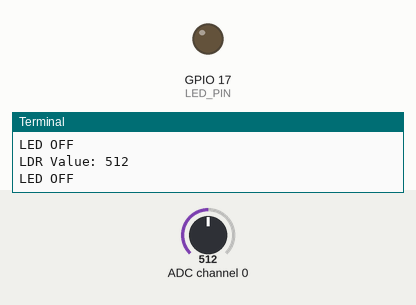
A program run on a simulated Raspberry Pi (BCM pin numbers). On the bench: output pins drawn as LEDs (lit = HIGH), the last lines printed to the terminal. The test bench sets the inputs (shaded band); at power-on: ADC channel 0 = 512 (analog values on the 0–1023 scale).

Above: at 1.2 s.
1.3 s: ADC channel 0 set to 501
At 2.3 s:
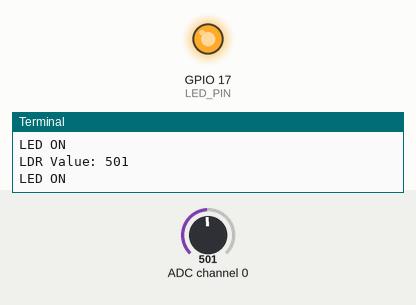
3.0 s: ADC channel 0 set to 522
At 3.5 s:
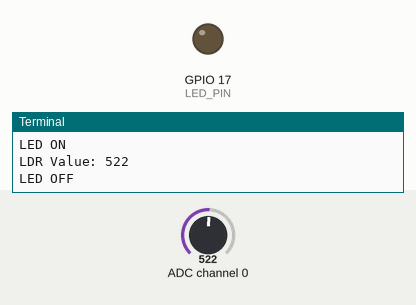
4.5 s: ADC channel 0 set to 511
At 5.9 s:
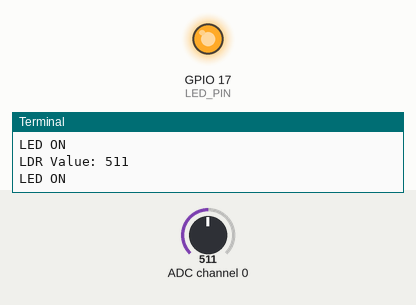
Timing chart, 0 to 7.5 s (numbered marks = the images above; inputs shaded):
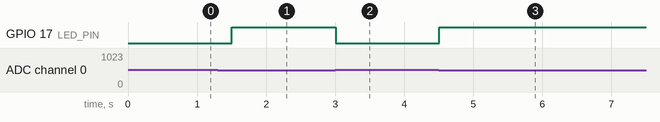

The program:

LDR_task.py
```python
# 스마트 가로등 만들기
import spidev
import time
import RPi.GPIO as GPIO

# SPI 인스턴스 생성
spi = spidev.SpiDev()

# SPI 통신 시작
spi.open(0, 0)  # bus:0, dev:0 (CE0:0, CE1:1)

# SPI 통신 속도 설정
spi.max_speed_hz = 100000

LED_PIN = 17
GPIO.setmode(GPIO.BCM)
GPIO.setup(LED_PIN, GPIO.OUT)

# 0~7까지 8개의 채널에서 SPI 데이터 읽기


def analog_read(channel):
    # [byte_1, byte_2, byte_3]
    # byte_1 : 1
    # byte_2 : channel config, 1000 000 : channel 0
    # byte_3 : 0(ignored)
    ret = spi.xfer2([1, (8 + channel) << 4, 0])
    adc_out = ((ret[1] & 3) << 8) + ret[2]
    return adc_out


try:
    while True:
        ldr_value = analog_read(0)  # 0번 채널에서 읽어온 SPI 데이터 (0~1023)
        print("LDR Value: %d" % ldr_value)
        if ldr_value < 512:
            GPIO.output(LED_PIN, GPIO.HIGH)
            print("LED ON")
        else:
            GPIO.output(LED_PIN, GPIO.LOW)
            print("LED OFF")
        time.sleep(0.5)
finally:
    spi.close()
    GPIO.cleanup()
```

Measured:
- the behaviour switches between 512 and 511 on ADC channel 0 (found by bisection; images 0 and 1)
- after the input at 1.3 s, GPIO 17 (LED_PIN): LOW → HIGH after 0.20 s
- after the input at 3.0 s, GPIO 17 (LED_PIN): HIGH → LOW at once
- after the input at 4.5 s, GPIO 17 (LED_PIN): LOW → HIGH at once
